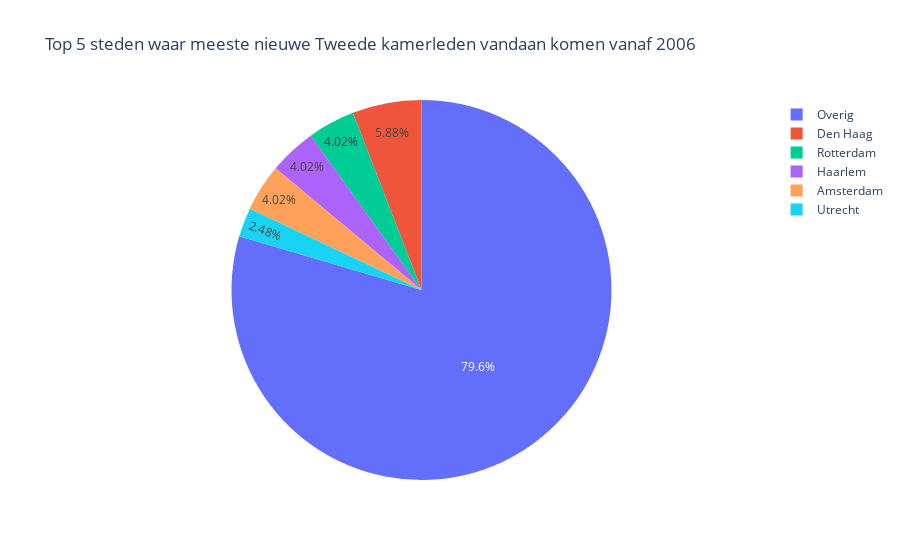

The notebook cell this image was saved under:
### Markdown cell above
## Figuur 3

### Code cell
''' Top %d steden waar meeste nieuwe leden vandaan komen vanaf %jaartal '''
top_x_steden = 5
tab = df.groupby('Geboorteplaats')['Lid'].count().sort_values(ascending=False)
val = list(tab.values[:top_x_steden])
val.append(tab[5:].sum())
ind = list(tab.index[:top_x_steden])
ind.append('Overig')
fig = px.pie(tab, values=val, names=ind,
             title='Top %d steden waar meeste nieuwe Tweede kamerleden vandaan komen vanaf %d' % (top_x_steden, vanaf))
fig.show()
tab.head()

### Figure 1 — Plotly figure (JSON) as saved in the notebook; plotly's stock layout.template omitted (floating-point values rounded to 4 significant figures)
{"data": [{"domain": {"x": [0, 1], "y": [0, 1]}, "hovertemplate": "label=%{label}<br>value=%{value}<extra></extra>", "labels": ["Den Haag", "Rotterdam", "Haarlem", "Amsterdam", "Utrecht", "Overig"], "legendgroup": "", "name": "", "showlegend": true, "type": "pie", "values": [19, 13, 13, 13, 8, 257]}], "layout": {"legend": {"tracegroupgap": 0}, "title": {"text": "Top 5 steden waar meeste nieuwe Tweede kamerleden vandaan komen vanaf 2006"}}}
